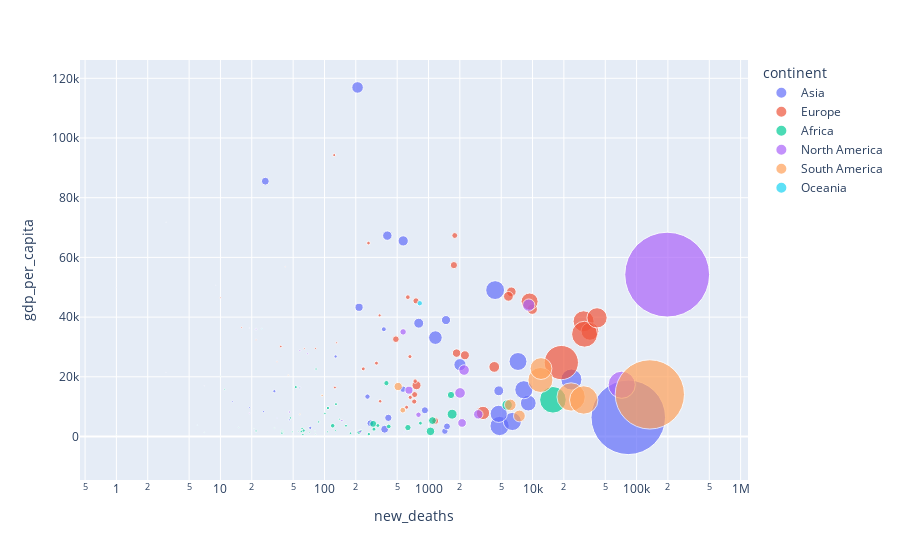

This figure's notebook cell:
### Code cell
fig = px.scatter(df_grouped, 
                 x="new_deaths", y="gdp_per_capita", size="new_cases", color="continent",
                 hover_name="location", log_x=True, size_max=60)
fig.show()

### Figure 1 — Plotly figure (JSON) as saved in the notebook; plotly's stock layout.template omitted (floating-point values rounded to 4 significant figures)
{"data": [{"hovertemplate": "<b>%{hovertext}</b><br><br>continent=Asia<br>new_deaths=%{x}<br>gdp_per_capita=%{y}<br>new_cases=%{marker.size}<extra></extra>", "hovertext": ["Afghanistan", "Armenia", "Azerbaijan", "Bahrain", "Bangladesh", "Bhutan", "Brunei", "Cambodia", "China", "Georgia", "Hong Kong", "India", "Indonesia", "Iran", "Iraq", "Israel", "Japan", "Jordan", "Kazakhstan", "Kuwait", "Kyrgyzstan", "Laos", "Lebanon", "Malaysia", "Maldives", "Mongolia", "Myanmar", "Nepal", "Oman", "Pakistan", "Palestine", "Philippines", "Qatar", "Saudi Arabia", "Singapore", "South Korea", "Sri Lanka", "Tajikistan", "Thailand", "Timor", "Turkey", "United Arab Emirates", "Uzbekistan", "Vietnam", "Yemen"], "legendgroup": "Asia", "marker": {"color": "#636efa", "size": [38870.0, 46380.0, 38660.0, 61640.0, 342700.0, 246.0, 145.0, 275.0, 90250.0, 2937.0, 0.0, 5118000.0, 229000.0, 410300.0, 303100.0, 171800.0, 77010.0, 3899.0, 137400.0, 97000.0, 44220.0, 23.0, 26080.0, 10030.0, 9427.0, 311.0, 3894.0, 58330.0, 91200.0, 303600.0, 42380.0, 272900.0, 122400.0, 327600.0, 57510.0, 22660.0, 3271.0, 9171.0, 3490.0, 27.0, 296400.0, 81780.0, 49380.0, 1063.0, 2020.0], "sizemode": "area", "sizeref": 1842.0, "symbol": "circle"}, "mode": "markers", "name": "Asia", "orientation": "v", "showlegend": true, "type": "scatter", "x": [1436.0, 923.0, 569.0, 215.0, 4823.0, 0.0, 3.0, 0.0, 4736.0, 19.0, 0.0, 83200.0, 9100.0, 23630.0, 8248.0, 1165.0, 1473.0, 26.0, 2006.0, 571.0, 1505.0, 0.0, 259.0, 128.0, 33.0, 0.0, 46.0, 379.0, 805.0, 6399.0, 276.0, 4732.0, 208.0, 4369.0, 27.0, 372.0, 13.0, 73.0, 58.0, 0.0, 7249.0, 402.0, 411.0, 35.0, 584.0], "xaxis": "x", "y": [1804.0, 8788.0, 15850.0, 43290.0, 3524.0, 8709.0, 71810.0, 3645.0, 15310.0, 9745.0, 56050.0, 6427.0, 11190.0, 19080.0, 15660.0, 33130.0, 39000.0, 8337.0, 24060.0, 65530.0, 3393.0, 6397.0, 13370.0, 26810.0, 15180.0, 11840.0, 5592.0, 2443.0, 37960.0, 5035.0, 4450.0, 7599.0, 116900.0, 49050.0, 85540.0, 35940.0, 11670.0, 2897.0, 16280.0, 6570.0, 25130.0, 67290.0, 6253.0, 6172.0, 1479.0], "yaxis": "y"}, {"hovertemplate": "<b>%{hovertext}</b><br><br>continent=Europe<br>new_deaths=%{x}<br>gdp_per_capita=%{y}<br>new_cases=%{marker.size}<extra></extra>", "hovertext": ["Albania", "Austria", "Belarus", "Belgium", "Bosnia and Herzegovina", "Bulgaria", "Croatia", "Cyprus", "Czech Republic", "Denmark", "Estonia", "Finland", "France", "Germany", "Greece", "Hungary", "Iceland", "Ireland", "Italy", "Kosovo", "Latvia", "Lithuania", "Luxembourg", "Macedonia", "Malta", "Moldova", "Montenegro", "Netherlands", "Norway", "Poland", "Portugal", "Romania", "Russia", "San Marino", "Serbia", "Slovakia", "Slovenia", "Spain", "Sweden", "Switzerland", "Ukraine", "United Kingdom"], "legendgroup": "Europe", "marker": {"color": "#EF553B", "size": [11820.0, 35450.0, 74760.0, 99350.0, 24210.0, 18390.0, 14030.0, 1548.0, 40840.0, 20570.0, 2756.0, 8750.0, 405700.0, 265900.0, 14040.0, 15170.0, 2189.0, 31800.0, 291000.0, 14620.0, 1486.0, 3472.0, 8577.0, 16090.0, 2560.0, 44360.0, 7291.0, 86240.0, 12390.0, 75730.0, 65790.0, 107000.0, 1080000.0, 732.0, 32610.0, 5860.0, 3960.0, 619500.0, 88010.0, 48150.0, 162700.0, 378200.0], "sizemode": "area", "sizeref": 1842.0, "symbol": "circle"}, "mode": "markers", "name": "Europe", "orientation": "v", "showlegend": true, "type": "scatter", "x": [343.0, 758.0, 767.0, 9937.0, 729.0, 744.0, 236.0, 22.0, 486.0, 633.0, 64.0, 339.0, 30940.0, 9371.0, 316.0, 663.0, 10.0, 1788.0, 35630.0, 616.0, 35.0, 82.0, 124.0, 668.0, 16.0, 1159.0, 126.0, 6251.0, 265.0, 2237.0, 1862.0, 4285.0, 18920.0, 42.0, 736.0, 38.0, 131.0, 31620.0, 5865.0, 1754.0, 3340.0, 41680.0], "xaxis": "x", "y": [11800.0, 45440.0, 17170.0, 42660.0, 11710.0, 18560.0, 22670.0, 32420.0, 32610.0, 46680.0, 29480.0, 40590.0, 38610.0, 45230.0, 24570.0, 26780.0, 46480.0, 67340.0, 35220.0, 9796.0, 25060.0, 29520.0, 94280.0, 13110.0, 36510.0, 5190.0, 16410.0, 48470.0, 64800.0, 27220.0, 27940.0, 23310.0, 24770.0, 56860.0, 14050.0, 30160.0, 31400.0, 34270.0, 46950.0, 57410.0, 7894.0, 39750.0], "yaxis": "y"}, {"hovertemplate": "<b>%{hovertext}</b><br><br>continent=Africa<br>new_deaths=%{x}<br>gdp_per_capita=%{y}<br>new_cases=%{marker.size}<extra></extra>", "hovertext": ["Algeria", "Angola", "Benin", "Botswana", "Burkina Faso", "Burundi", "Cameroon", "Cape Verde", "Central African Republic", "Chad", "Comoros", "Congo", "Cote d'Ivoire", "Democratic Republic of Congo", "Djibouti", "Egypt", "Equatorial Guinea", "Eritrea", "Ethiopia", "Gabon", "Gambia", "Ghana", "Guinea", "Guinea-Bissau", "Kenya", "Lesotho", "Liberia", "Libya", "Madagascar", "Malawi", "Mali", "Mauritania", "Mauritius", "Morocco", "Mozambique", "Namibia", "Niger", "Nigeria", "Rwanda", "Sao Tome and Principe", "Senegal", "Seychelles", "Sierra Leone", "South Africa", "South Sudan", "Sudan", "Swaziland", "Tanzania", "Togo", "Tunisia", "Uganda", "Zambia", "Zimbabwe"], "legendgroup": "Africa", "marker": {"color": "#00cc96", "size": [48970.0, 3569.0, 2428.0, 2463.0, 1748.0, 472.0, 20300.0, 4978.0, 4782.0, 1090.0, 457.0, 4934.0, 19130.0, 10400.0, 5399.0, 101500.0, 5000.0, 364.0, 66220.0, 8678.0, 3440.0, 45660.0, 10150.0, 2275.0, 36300.0, 1327.0, 1332.0, 24940.0, 15870.0, 5701.0, 2966.0, 7319.0, 365.0, 92020.0, 5972.0, 9964.0, 1180.0, 56600.0, 4634.0, 907.0, 14570.0, 140.0, 2133.0, 653400.0, 2594.0, 13540.0, 5155.0, 509.0, 1608.0, 8100.0, 5289.0, 13890.0, 7598.0], "sizemode": "area", "sizeref": 1842.0, "symbol": "circle"}, "mode": "markers", "name": "Africa", "orientation": "v", "showlegend": true, "type": "scatter", "x": [1645.0, 139.0, 39.0, 11.0, 56.0, 1.0, 415.0, 47.0, 62.0, 81.0, 7.0, 88.0, 120.0, 267.0, 61.0, 5696.0, 83.0, 0.0, 1045.0, 53.0, 107.0, 294.0, 63.0, 39.0, 634.0, 33.0, 82.0, 394.0, 215.0, 178.0, 128.0, 161.0, 10.0, 1686.0, 39.0, 108.0, 69.0, 1091.0, 22.0, 15.0, 299.0, 0.0, 72.0, 15700.0, 49.0, 836.0, 101.0, 21.0, 40.0, 129.0, 60.0, 326.0, 224.0], "xaxis": "x", "y": [13910.0, 5819.0, 2064.0, 15810.0, 1703.0, 702.2, 3365.0, 6223.0, 661.2, 1768.0, 1414.0, 4881.0, 3601.0, 808.1, 2705.0, 10550.0, 22600.0, 1510.0, 1730.0, 16560.0, 1562.0, 4228.0, 1999.0, 1549.0, 2993.0, 2851.0, 752.8, 17880.0, 1416.0, 1095.0, 2014.0, 3598.0, 20290.0, 7485.0, 1136.0, 9542.0, 926.0, 5338.0, 1854.0, 3053.0, 2471.0, 26380.0, 1390.0, 12290.0, 1570.0, 4467.0, 7739.0, 2683.0, 1430.0, 10850.0, 1698.0, 3689.0, 1900.0], "yaxis": "y"}, {"hovertemplate": "<b>%{hovertext}</b><br><br>continent=North America<br>new_deaths=%{x}<br>gdp_per_capita=%{y}<br>new_cases=%{marker.size}<extra></extra>", "hovertext": ["Antigua and Barbuda", "Aruba", "Bahamas", "Barbados", "Belize", "Bermuda", "Canada", "Cayman Islands", "Costa Rica", "Dominica", "Dominican Republic", "El Salvador", "Grenada", "Guatemala", "Haiti", "Honduras", "Jamaica", "Mexico", "Nicaragua", "Panama", "Puerto Rico", "Saint Kitts and Nevis", "Saint Lucia", "Saint Vincent and the Grenadines", "Sint Maarten (Dutch part)", "Trinidad and Tobago", "United States"], "legendgroup": "North America", "marker": {"color": "#ab63fa", "size": [95.0, 3328.0, 3087.0, 185.0, 1536.0, 178.0, 139700.0, 208.0, 59520.0, 24.0, 105500.0, 27160.0, 24.0, 82920.0, 8541.0, 69660.0, 4151.0, 680900.0, 4961.0, 103500.0, 38850.0, 17.0, 27.0, 64.0, 557.0, 3327.0, 6631000.0], "sizemode": "area", "sizeref": 1842.0, "symbol": "circle"}, "mode": "markers", "name": "North America", "orientation": "v", "showlegend": true, "type": "scatter", "x": [3.0, 22.0, 69.0, 7.0, 19.0, 9.0, 9193.0, 1.0, 649.0, 0.0, 2009.0, 801.0, 0.0, 3009.0, 220.0, 2102.0, 46.0, 71980.0, 147.0, 2198.0, 570.0, 0.0, 0.0, 0.0, 19.0, 58.0, 196800.0], "xaxis": "x", "y": [21490.0, 35970.0, 27720.0, 16980.0, 7824.0, 50670.0, 44020.0, 49900.0, 15520.0, 9673.0, 14600.0, 7292.0, 13590.0, 7424.0, 1653.0, 4542.0, 8194.0, 17340.0, 5321.0, 22270.0, 35040.0, 24650.0, 12950.0, 10730.0, 36330.0, 28760.0, 54230.0], "yaxis": "y"}, {"hovertemplate": "<b>%{hovertext}</b><br><br>continent=South America<br>new_deaths=%{x}<br>gdp_per_capita=%{y}<br>new_cases=%{marker.size}<extra></extra>", "hovertext": ["Argentina", "Bolivia", "Brazil", "Chile", "Colombia", "Ecuador", "Guyana", "Paraguay", "Peru", "Suriname", "Uruguay", "Venezuela"], "legendgroup": "South America", "marker": {"color": "#FFA15A", "size": [577300.0, 128900.0, 4419000.0, 439300.0, 736400.0, 124800.0, 1958.0, 30420.0, 744400.0, 4645.0, 1856.0, 63420.0], "sizemode": "area", "sizeref": 1842.0, "symbol": "circle"}, "mode": "markers", "name": "South America", "orientation": "v", "showlegend": true, "type": "scatter", "x": [11910.0, 7478.0, 134100.0, 12060.0, 23480.0, 6111.0, 58.0, 566.0, 31050.0, 95.0, 45.0, 511.0], "xaxis": "x", "y": [18930.0, 6886.0, 14100.0, 22770.0, 13250.0, 10580.0, 7435.0, 8827.0, 12240.0, 13770.0, 20550.0, 16750.0], "yaxis": "y"}, {"hovertemplate": "<b>%{hovertext}</b><br><br>continent=Oceania<br>new_deaths=%{x}<br>gdp_per_capita=%{y}<br>new_cases=%{marker.size}<extra></extra>", "hovertext": ["Australia", "Fiji", "New Zealand", "Papua New Guinea"], "legendgroup": "Oceania", "marker": {"color": "#19d3f3", "size": [26780.0, 32.0, 1458.0, 516.0], "sizemode": "area", "sizeref": 1842.0, "symbol": "circle"}, "mode": "markers", "name": "Oceania", "orientation": "v", "showlegend": true, "type": "scatter", "x": [824.0, 2.0, 25.0, 6.0], "xaxis": "x", "y": [44650.0, 8703.0, 36090.0, 3823.0], "yaxis": "y"}], "layout": {"legend": {"itemsizing": "constant", "title": {"text": "continent"}, "tracegroupgap": 0}, "margin": {"t": 60}, "xaxis": {"anchor": "y", "domain": [0, 1], "title": {"text": "new_deaths"}, "type": "log"}, "yaxis": {"anchor": "x", "domain": [0, 1], "title": {"text": "gdp_per_capita"}}}}
